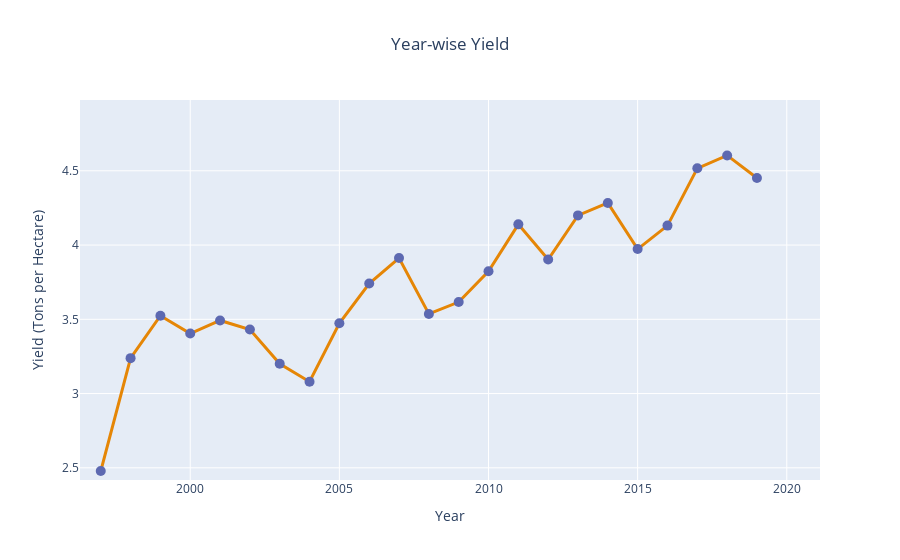

Source (notebook cell):
### Code cell
colors = px.colors.qualitative.Vivid

fig = px.line(yearly_yield, x='Year', y='Yield', markers=True, title='Year-wise Yield',
              color_discrete_sequence=[colors[0]])
fig.update_traces(line=dict(width=3))
fig.update_layout(xaxis_title='Year', yaxis_title='Yield (Tons per Hectare)', title_x=0.5)

# Adding vibrant color to the marker
fig.update_traces(marker=dict(size=10, color=colors[1]))

fig.show()

### Figure 1 — Plotly figure (JSON) as saved in the notebook; plotly's stock layout.template omitted (floating-point values rounded to 4 significant figures)
{"data": [{"hovertemplate": "Year=%{x}<br>Yield=%{y}<extra></extra>", "legendgroup": "", "line": {"color": "rgb(229, 134, 6)", "dash": "solid", "width": 3}, "marker": {"color": "rgb(93, 105, 177)", "size": 10, "symbol": "circle"}, "mode": "lines+markers", "name": "", "orientation": "v", "showlegend": false, "type": "scatter", "x": [1997, 1998, 1999, 2000, 2001, 2002, 2003, 2004, 2005, 2006, 2007, 2008, 2009, 2010, 2011, 2012, 2013, 2014, 2015, 2016, 2017, 2018, 2019], "xaxis": "x", "y": [2.478, 3.238, 3.524, 3.404, 3.492, 3.431, 3.201, 3.08, 3.473, 3.741, 3.913, 3.536, 3.616, 3.823, 4.139, 3.903, 4.2, 4.283, 3.973, 4.131, 4.517, 4.604, 4.452], "yaxis": "y"}], "layout": {"autosize": true, "dragmode": "pan", "legend": {"tracegroupgap": 0}, "title": {"text": "Year-wise Yield", "x": 0.5}, "xaxis": {"anchor": "y", "autorange": false, "domain": [0, 1], "range": [1996.0, 2021.0], "title": {"text": "Year"}, "type": "linear"}, "yaxis": {"anchor": "x", "autorange": false, "domain": [0, 1], "range": [2.418, 4.977], "title": {"text": "Yield (Tons per Hectare)"}, "type": "linear"}}}
